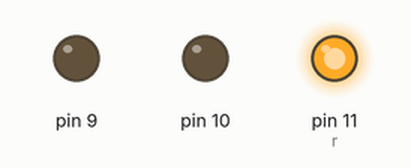
Bench run of a sketch on a simulated Arduino Uno, built with avr-gcc and run on an emulated ATmega328P. Shown: output pins drawn as LEDs (lit = HIGH).

Above: at 1.5 s.
At 4.5 s:
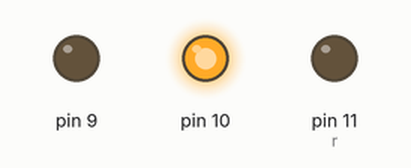
At 7.5 s:
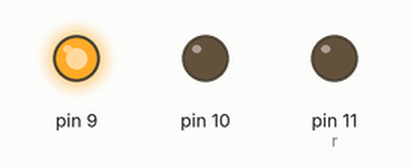
Timing chart, 0 to 11.7 s (numbered marks = the images above):
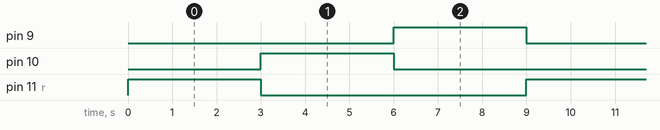

The sketch:

rgbLED.ino
```cpp
void setup() {
  // put your setup code here, to run once:
  pinMode(11,OUTPUT); // r
  pinMode(10,OUTPUT); // g
  pinMode(9,OUTPUT); // b
}

void setColor(int r, int g, int b)
{
  analogWrite(11, r);
  analogWrite(10, g);
  analogWrite(9, b);
}

void loop()
{
  setColor(255,0,0);
  delay(3000);
  setColor(0,255,0);
  delay(3000);
  setColor(0,0,255);
  delay(3000);
}
```

Measured:
- by itself, pin 9, pin 10, pin 11 (r): alternates HIGH for 3.0 s and LOW for 6.0 s
- by itself, everything shown: repeats every 9.0 s, in 3 steps
